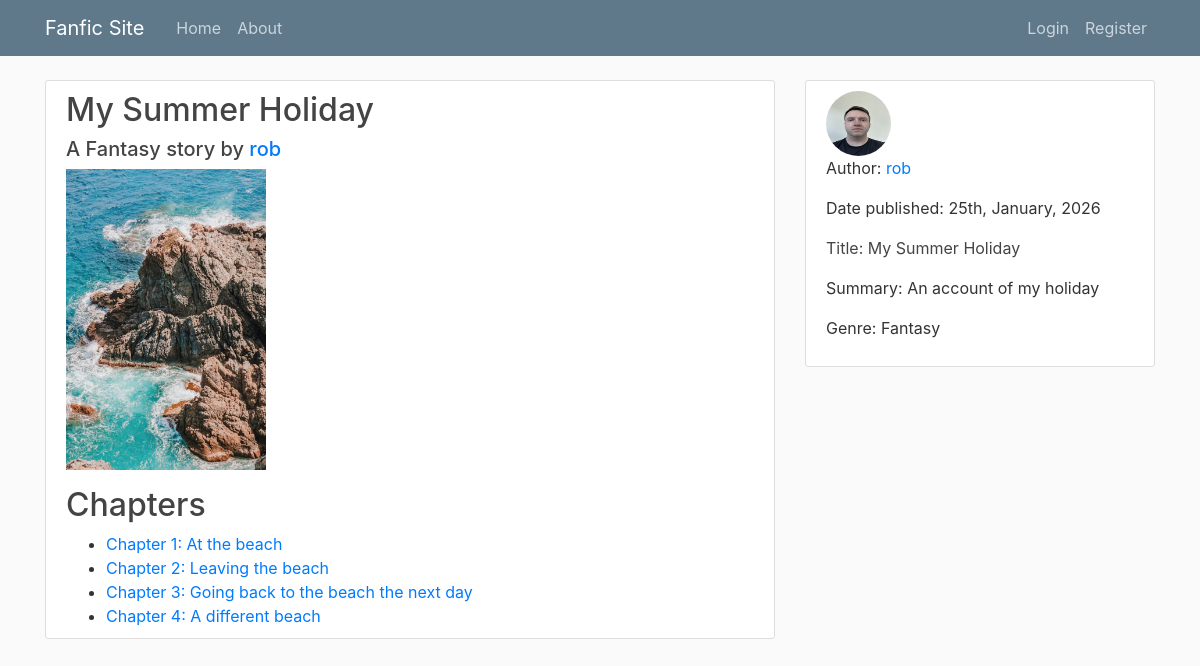
Page /7/ on the committed database.
### stories/models.py (models this page shows, shortened)
class Story(models.Model):
    STATUS_CHOICES = [
        ('draft', 'Draft (private)'),
        ('published', 'Published'),
    ]
    title = models.CharField(max_length=100)
    author = models.ForeignKey(User, on_delete=models.CASCADE, related_name='stories')
    summary = models.TextField(max_length=500)
    fandom = models.CharField(max_length=100)
    genre = models.ForeignKey(Genre, on_delete=models.SET_NULL, null=True, related_name='stories')
    rating = models.CharField(max_length=30)
    status = models.CharField(
        max_length=20,
        choices=STATUS_CHOICES,
        default='draft'
    )
    date_published = models.DateTimeField(default=timezone.now)
    cover_image = models.ImageField(upload_to='covers/', blank=True, null=True)

class Genre(models.Model):
    name = models.CharField(max_length=50, unique=True)
    def __str__(self):
        return self.name

class Chapter(models.Model):
    story = models.ForeignKey(
        Story,
        related_name='chapters',
        on_delete=models.CASCADE
    )
    title = models.CharField(max_length=100)
    content = models.TextField()
    number = models.PositiveIntegerField()
    date_published = models.DateTimeField(default=timezone.now)
    class Meta:
        ordering = ['number']
        unique_together = ('story', 'number')

### users/models.py (models this page shows, shortened)
class Profile(models.Model):
    user = models.OneToOneField(User, on_delete=models.CASCADE)
    image = models.ImageField(default='default.png', upload_to='profile_pics')

### stories/views.py (the view)
# urls.py: path("<int:pk>/", StoryDetailView.as_view(), name="story-detail"),
class StoryDetailView(DetailView):
    model = Story
    def get_context_data(self, **kwargs):
        context = super().get_context_data(**kwargs)
        context['chapters'] = self.object.chapters.all()
        return context

### stories/templates/stories/story_detail.html (shortened to what this page needs)
{% extends "stories/base.html" %}
{% block content %}
<article class="media content-section">
    <div class="media-body">
        <h2>{{ object.title }}</h2>
            <h5>A {{ object.genre }} story by <a class="mr-2" href="{% url 'user-stories' story.author.username %}">{{ object.author }}</a>
        </h5>
        {% if object.cover_image %}
        <p><img src="{{ object.cover_image.url }}" alt="{{ object.title }} cover" style="max-width:200px;">
        </p>
        {% endif %}
        <h2>Chapters</h2>
        <ul>
            {% for chapter in object.chapters.all %}
            <li>
                <a href="{% url 'chapter-detail' object.id chapter.number %}">
                    Chapter {{ chapter.number }}: {{ chapter.title }}
                </a>
            </li>
            {% empty %}
            <li>No chapters yet.</li>
            {% endfor %}
        </ul>
    </div>
</article>
{% endblock content %}
{% block sidebar %}
<div class="content-section">
 <div><img class="rounded-circle article-img" src="{{ object.author.profile.image.url }}"></div>
    <p class="article-summary">Author: <a class="mr-2" href="{% url 'user-stories' story.author.username %}">
            {{ object.author }}</a></p>
            <p class="article-date-published">Date published: {{ object.date_published|date:'dS, F, Y' }}</p>
    <p class="article-title">Title: {{ object.title }}</p>
        <p class="article-summary">Summary: {{ object.summary }}</p>
    <p class="article-genre">Genre: {{ object.genre }}</p>
</div>
{% endblock %}

### stories/static/stories/main.css (style rules this page uses)
body { background: #fafafa; color: #333333; margin-top: 5rem; }
h1, h2, h3, h4, h5, h6 { color: #444444; }
ul { margin: 0; }
.content-section { background: #ffffff; padding: 10px 20px; border: 1px solid #dddddd; border-radius: 3px; margin-bottom: 20px; }
.article-title { color: #444444; }
.article-img { height: 65px; width: 65px; margin-right: 16px; }

### rows in the picture
Story: title "My Summer Holiday", genre "Fantasy", author "rob", cover_image (picture), author.profile.image (picture), date_published "25th, January, 2026", summary "An account of my holiday"
Chapter: number "1", title "At the beach"
Chapter: number "2", title "Leaving the beach"
Chapter: number "3", title "Going back to the beach the next day"
Chapter: number "4", title "A different beach"
